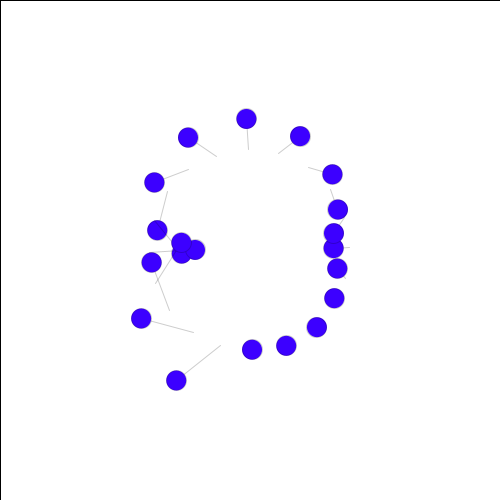
Frame 1 (no input)
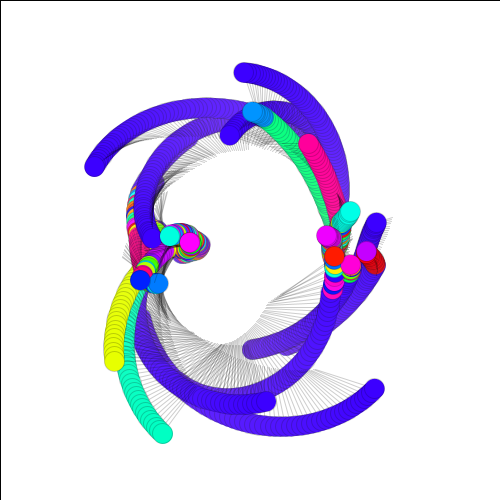
Frame 60 (the mouse pressed at the canvas centre just before this capture)
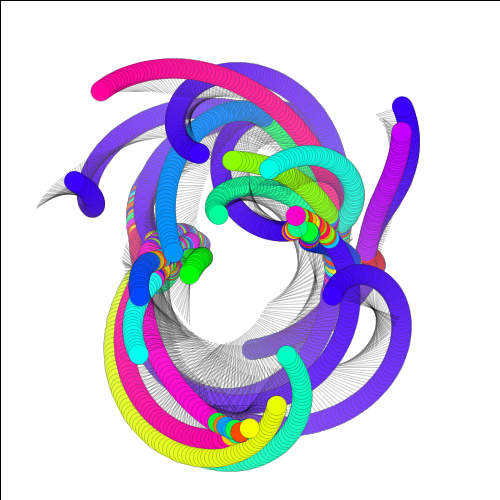
Frame 120 (the mouse held since frame 60 and released just before this capture)

The Processing sketch that drew these frames (run headless with seeded random() and noise(); from frame 60 on, the mouse is pressed at the canvas centre):

// Processing sketch: processing_152415
// ── processing_152415.pde

/*
 * Creative Coding
 * Week 3, 04 - spinning top: curved motion with sin() and cos()
 * by Indae Hwang and Jon McCormack
 * Copyright (c) 2014 Monash University
 *
 * This sketch is the first cut at translating the motion of a spinning top
 * to trace a drawing path. This sketch traces a path using sin() and cos()
 *
 */
int num = 20;
float ballsize = 20;
float[] x, y;      // current drawing position
float[] dx, dy;    // change in position at each frame
float[] handX, handY;
float[] rad;       // radius for the moving hand
float[] hue;
float max = 1;
float min = 0.5;
color bg;
color blendcolor;
  
void setup() {
  size(500, 500);
  x = new float[num];
  y = new float[num];
  dx = new float[num];
  dy = new float[num];
  handX = new float[num];
  handY = new float[num];
  rad = new float[num];
  hue = new float[num];
  bg = color(255);
  //blendcolor = color(0, 5);
  blendcolor = color(255, 1);
  colorMode(HSB,255);
  
  for (int i=0; i<num; i++) {
  // initial position in the centre of the screen
  x[i] = width/2;
  y[i] = height/2;

  // dx and dy are the small change in position each frame
  dx[i] = random(-1, 1);
  dy[i] = random(-1, 1);
  
  hue[i] = 180;
  }
  background(bg);
}


void draw() {
  // blend the old frames into the background
  //blendMode(BLEND);
  fill(blendcolor);
  rect(0, 0, width, height);
  for (int i=0; i<num; i++) {
    // calculate new position
    rad[i] = radians(frameCount) + TWO_PI/num*i;
    x[i] += dx[i];
    y[i] += dy[i];
  
  
    //When the shape hits the edge of the window, it reverses its direction and changes velocity
    if (x[i] > width-100 || x[i] < 100) {
      dx[i] = dx[i] > 0 ? -random(min, max) : random(min, max);
    }
  
    if (y[i] > height-100 || y[i] < 100) {
      dy[i] = dy[i] > 0 ? -random(min, max) : random(min, max);
    }
    float bx = x[i] + 100 * sin(rad[i]);
    float by = y[i] + 100 * cos(rad[i]);
  
    fill(hue[i],255,255);
  
    float radius = 100 * sin(rad[i]*0.1);
    handX[i] = bx + radius * sin(rad[i]*3);
    handY[i] = by + radius * cos(rad[i]*3);
  
    //stroke(255, 50);
    stroke(0, 50);
    line(bx, by, handX[i], handY[i]);
    ellipse(handX[i], handY[i], ballsize, ballsize);
    for (int j=0; j<num; j++) {
      if(i != j && dist(handX[i], handY[i], handX[j], handY[j]) <= ballsize) {
        dx[i] = dx[i] > 0 ? -random(min, max) : random(min, max);
        dy[i] = dy[i] > 0 ? -random(min, max) : random(min, max);
        hue[i] = random(255);
      }
    }
  }
}
